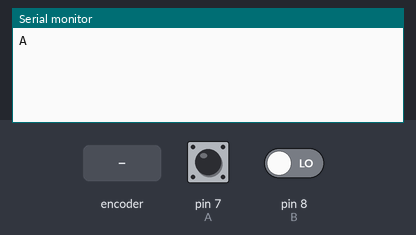
Bench run of a sketch on a simulated Arduino Uno, built with avr-gcc and run on an emulated ATmega328P. Parts: the last lines printed to the serial monitor. Inputs (shaded band) come from the test bench; at power-on: pin 7 (A) HIGH, pin 8 (B) LOW.

Above: at 1.2 s.
1.3 s: rotary encoder on pin 7 (A) / pin 8 (B) turned 3 steps (first pin leading)
At 2.9 s:
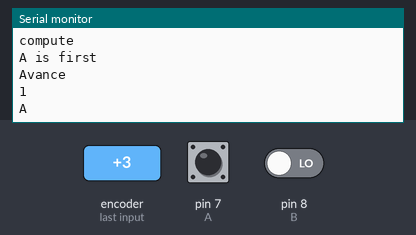
3.4 s: rotary encoder on pin 7 (A) / pin 8 (B) turned 1 step (first pin leading)
At 4.3 s:
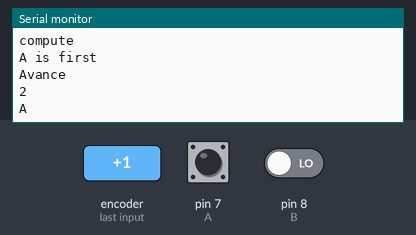

Measured:
- after the input at 1.3 s, the serial monitor: prints a new line after 0.20 s (image 1)
- after the input at 3.4 s, the serial monitor: prints a new line at once (image 2)

The sketch:

odometer.ino
```cpp
#define  SERIAL_PORT_SPEED  9600

int A=7;
int B=8;
int valX=0;
int valY=0;
int valA=0;
int valB=0;
int val=0;

int Afirst=0;
int Bfirst=0;
int tour=0;

int firstAB =0;
int firstBA =0;
int cpt=0;

int counterA = 0;
int counterB = 0;
boolean fisrtInc=true;
boolean firstDec=true;
boolean AattendB=false;
boolean BattendA=false;
long lastDebounce0 = 0;
long lastDebounce1 = 0;
boolean onceB=false;
boolean onceA=false;
volatile char first = 'o';
int firstAvance = 0;
int firstRecule = 0;

long debounceDelay = 700;
long Adelay=2000;
long Bdelay=2000;

// Ignore bounces under 1/2 second


int timeA=0;
int timeB=0;

void setup()
{
   Serial.begin(SERIAL_PORT_SPEED);
  pinMode(A,INPUT);
  digitalWrite(A, HIGH);
  digitalWrite(B, HIGH);
  pinMode(B,INPUT);
       // sets the digital pin 7 as input

}

void loop()
{
 // valA=digitalRead(A);
 // valB=digitalRead(B);
 if(digitalRead(B)==HIGH && digitalRead(A)==HIGH)
 {

 }
 else
 {
 if(digitalRead(A)==HIGH)
 {
   if (!AattendB)
   {
    if( (millis() - lastDebounce0) > debounceDelay)
    {

       Serial.println("A");
       lastDebounce0 = millis();
       AattendB=true;
       cpt=cpt+1;
       Afirst=cpt;
       }
   }


 }

 if(digitalRead(B)==HIGH )
 {
   if(!BattendA)
   {
         if( (millis() - lastDebounce1) > debounceDelay)
         {
         Serial.println("B");
         lastDebounce1 = millis();
         BattendA=true;
         cpt=cpt+1;
         Bfirst=cpt;
         }
   }

 }

 if(BattendA  &&  AattendB)
 {
   Serial.println("compute");
   if(Bfirst<Afirst)
   {
      Serial.println("B is first ");
      Serial.println("Recule");
      if(firstBA==0)
      {
        firstBA=1;
        firstAB=0;
      }
       if(firstBA==1)
      {
        if(tour>0)tour--;
        Serial.println(tour);
      }
   }
   if(Afirst<Bfirst)
   {

      Serial.println("A is first ");
      Serial.println("Avance");
      if(firstAB==0)
      {
        firstAB=1;
        firstBA=0;
      }
       if(firstAB==1)
      {
        tour++;
        Serial.println(tour);
      }
   }
   BattendA=false;
   AattendB=false;
   Bfirst=0;
   Afirst=0;
   cpt=0;
 }

}


}
```
